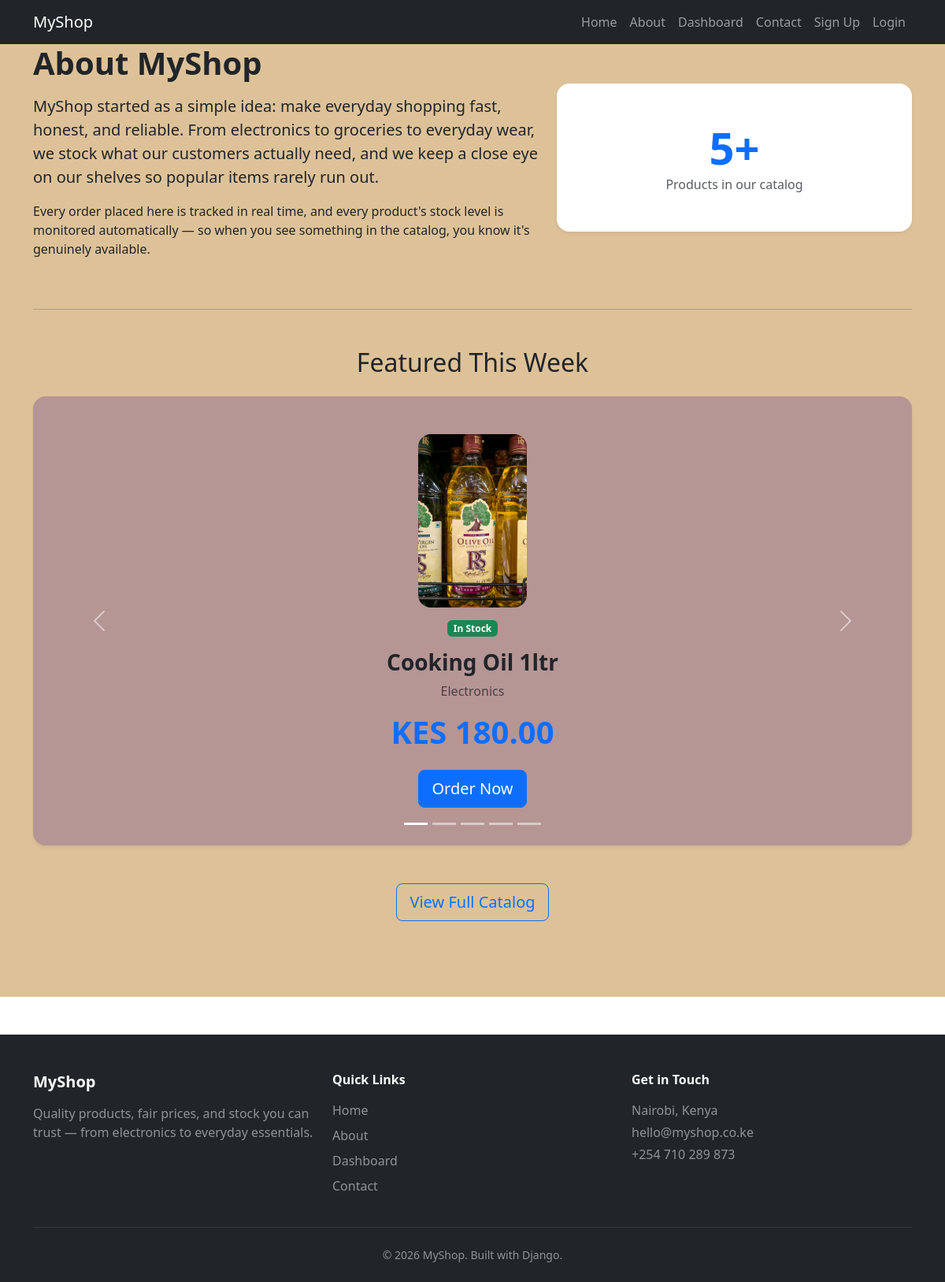
The page /about/ on the database its author committed.
### MyShop/models.py (models this page shows, shortened)
class Product(models.Model):
    name = models.CharField(max_length=200)
    category = models.ForeignKey(Category, on_delete=models.CASCADE, related_name='products')
    price = models.DecimalField(max_digits=8, decimal_places=2)
    stock = models.PositiveIntegerField(default=0)
    low_stock_threshold = models.PositiveIntegerField(default=5)
    image = models.ImageField(upload_to='products/', blank=True, null=True)
    def is_low_stock(self):
        return self.stock <= self.low_stock_threshold

class Category(models.Model):
    name = models.CharField(max_length=100)
    class Meta:
        verbose_name_plural = 'Categories'

### MyShop/views.py (the view)
# urls.py: path('about/', views.about, name='about'),
def about(request):
    featured_products = Product.objects.select_related('category').order_by('-id')[:5]
    return render(request, 'shop/about.html', {'featured_products': featured_products})

### MyShop/templates/shop/about.html (shortened to what this page needs)
{% extends 'base.html' %}
{% block content %}
<div class="about-page">
<div class="container ">
    <div class="row align-items-center mb-5">
        <div class="col-md-7">
            <h1 class="fw-bold mb-3">About MyShop</h1>
            <p class="lead">
                MyShop started as a simple idea: make everyday shopping fast, honest, and reliable.
                From electronics to groceries to everyday wear, we stock what our customers actually need,
                and we keep a close eye on our shelves so popular items rarely run out.
            </p>
            <p>
                Every order placed here is tracked in real time, and every product's stock level is
                monitored automatically — so when you see something in the catalog, you know it's genuinely
                available.
            </p>
        </div>
        <div class="col-md-5 text-center">
            <div class="p-5 bg-white rounded-4 shadow-sm">
                <h2 class="display-4 fw-bold text-primary mb-0">{{ featured_products|length }}+</h2>
                <p class="text-muted mb-0">Products in our catalog</p>
            </div>
        </div>
    </div>
    <hr class="my-5">
    <h2 class="text-center mb-4">Featured This Week</h2>
    {% if featured_products %}
    <div id="productCarousel" class="carousel slide mb-5" data-bs-ride="carousel">
        <div class="carousel-indicators">
            {% for product in featured_products %}
            <button type="button" data-bs-target="#productCarousel" data-bs-slide-to="{{ forloop.counter0 }}"
                {% if forloop.first %}class="active" aria-current="true"{% endif %}
                aria-label="Slide {{ forloop.counter }}"></button>
            {% endfor %}
        </div>
        <div class="carousel-inner rounded-4 overflow-hidden shadow-sm" style="background: #b69595;">
            {% for product in featured_products %}
            <div class="carousel-item {% if forloop.first %}active{% endif %}">
                <div class="d-flex flex-column align-items-center justify-content-center text-center py-5" style="min-height: 360px;">
                    {% if product.image %}
                    <img src="{{ product.image.url }}" alt="{{ product.name }}" class="rounded-4 mb-3" style="max-height: 220px; object-fit: cover;">
                    {% endif %}
                    {% if product.is_low_stock %}
                    <span class="badge bg-danger mb-3">Almost Gone &mdash; Order Soon</span>
                    {% else %}
                    <span class="badge bg-success mb-3">In Stock</span>
                    {% endif %}
                    <h3 class="fw-bold">{{ product.name }}</h3>
                    <p class="text-muted">{{ product.category.name }}</p>
                    <p class="display-6 fw-bold text-primary">KES {{ product.price }}</p>
                    <a href="{% url 'order_create' product.id %}" class="btn btn-primary btn-lg mt-2">Order Now</a>
                </div>
            </div>
            {% endfor %}
        </div>
        <button class="carousel-control-prev" type="button" data-bs-target="#productCarousel" data-bs-slide="prev">
            <span class="carousel-control-prev-icon" aria-hidden="true"></span>
        </button>
        <button class="carousel-control-next" type="button" data-bs-target="#productCarousel" data-bs-slide="next">
            <span class="carousel-control-next-icon" aria-hidden="true"></span>
        </button>
    </div>
    {% else %}
    <p class="text-center text-muted">No products to feature yet &mdash; check back soon.</p>
    {% endif %}
    <div class="text-center mb-5">
        <a href="{% url 'dashboard' %}" class="btn btn-outline-primary btn-lg">View Full Catalog</a>
    </div>
</div>
</div>
{% endblock %}

### MyShop/templates/shop/about.html (style rules this page uses)
.about-page { background: #ddc299; min-height: 100vh; padding-bottom: 3rem; }

### rows shown on the page
Product: image (picture), stock "In Stock", name "Cooking Oil 1ltr", category.name "Electronics", price "180.00"

### other values the page prints
{{ featured_products|length }} "5"
